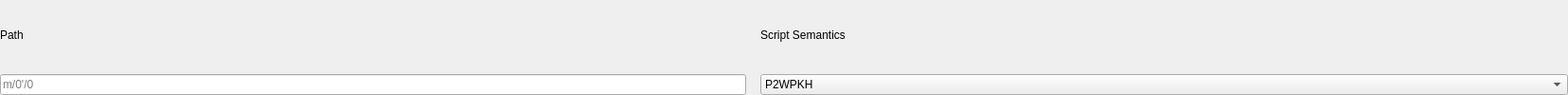
                  <widget class="QWidget" name="BIP141QWidget">
                   <attribute name="title">
                    <string>BIP141</string>
                   </attribute>
                   <layout class="QHBoxLayout" name="BIP141HLayout">
                    <property name="spacing">
                     <number>15</number>
                    </property>
                    <property name="leftMargin">
                     <number>0</number>
                    </property>
                    <property name="topMargin">
                     <number>0</number>
                    </property>
                    <property name="rightMargin">
                     <number>0</number>
                    </property>
                    <property name="bottomMargin">
                     <number>0</number>
                    </property>
                    <item>
                     <widget class="QFrame" name="BIP141PathQFrame">
                      <layout class="QVBoxLayout" name="BIP141PathVLayout">
                       <property name="spacing">
                        <number>5</number>
                       </property>
                       <property name="leftMargin">
                        <number>0</number>
                       </property>
                       <property name="topMargin">
                        <number>0</number>
                       </property>
                       <property name="rightMargin">
                        <number>0</number>
                       </property>
                       <property name="bottomMargin">
                        <number>0</number>
                       </property>
                       <item>
                        <widget class="QFrame" name="BIP141PathLabelQFrame">
                         <layout class="QHBoxLayout" name="BIP141PathLabelHLayout">
                          <property name="spacing">
                           <number>5</number>
                          </property>
                          <property name="leftMargin">
                           <number>0</number>
                          </property>
                          <property name="topMargin">
                           <number>0</number>
                          </property>
                          <property name="rightMargin">
                           <number>0</number>
                          </property>
                          <property name="bottomMargin">
                           <number>0</number>
                          </property>
                          <item>
                           <widget class="QLabel" name="BIP141PathQLabel">
                            <property name="text">
                             <string>Path</string>
                            </property>
                           </widget>
                          </item>
                          <item>
                           <spacer name="BIP141PathLabelHSpacer">
                            <property name="orientation">
                             <enum>Qt::Horizontal</enum>
                            </property>
                            <property name="sizeHint" stdset="0">
                             <size>
                              <width>764</width>
                              <height>20</height>
                             </size>
                            </property>
                           </spacer>
                          </item>
                         </layout>
                        </widget>
                       </item>
                       <item>
                        <widget class="QLineEdit" name="BIP141PathQLineEdit">
                         <property name="text">
                          <string/>
                         </property>
                         <property name="placeholderText">
                          <string>m/0'/0</string>
                         </property>
                        </widget>
                       </item>
                      </layout>
                     </widget>
                    </item>
                    <item>
                     <widget class="QFrame" name="BIP141ScriptSemanticsQFrame">
                      <layout class="QVBoxLayout" name="BIP141ScriptSemanticsVLayout">
                       <property name="spacing">
                        <number>5</number>
                       </property>
                       <property name="leftMargin">
                        <number>0</number>
                       </property>
                       <property name="topMargin">
                        <number>0</number>
                       </property>
                       <property name="rightMargin">
                        <number>0</number>
                       </property>
                       <property name="bottomMargin">
                        <number>0</number>
                       </property>
                       <item>
                        <widget class="QFrame" name="BIP141ScriptSemanticsLabelQFrame">
                         <layout class="QHBoxLayout" name="BIP141ScriptSemanticsLabelHLayout">
                          <property name="spacing">
                           <number>5</number>
                          </property>
                          <property name="leftMargin">
                           <number>0</number>
                          </property>
                          <property name="topMargin">
                           <number>0</number>
                          </property>
                          <property name="rightMargin">
                           <number>0</number>
                          </property>
                          <property name="bottomMargin">
                           <number>0</number>
                          </property>
                          <item>
                           <widget class="QLabel" name="BIP141ScriptSemanticsQLabel">
                            <property name="text">
                             <string>Script Semantics</string>
                            </property>
                           </widget>
                          </item>
                          <item>
                           <spacer name="BIP141ScriptSemanticsLabelHSpacer">
                            <property name="orientation">
                             <enum>Qt::Horizontal</enum>
                            </property>
                            <property name="sizeHint" stdset="0">
                             <size>
                              <width>764</width>
                              <height>20</height>
                             </size>
                            </property>
                           </spacer>
                          </item>
                         </layout>
                        </widget>
                       </item>
                       <item>
                        <widget class="QComboBox" name="BIP141ScriptSemanticsQComboBox">
                         <item>
                          <property name="text">
                           <string>P2WPKH</string>
                          </property>
                         </item>
                         <item>
                          <property name="text">
                           <string>P2WPKH nested in P2SH</string>
                          </property>
                         </item>
                         <item>
                          <property name="text">
                           <string>P2WSH (1-of-1 multisig)</string>
                          </property>
                         </item>
                         <item>
                          <property name="text">
                           <string>P2WSH nested in P2SH (1-of-1 multisig)</string>
                          </property>
                         </item>
                        </widget>
                       </item>
                      </layout>
                     </widget>
                    </item>
                   </layout>
                  </widget>
